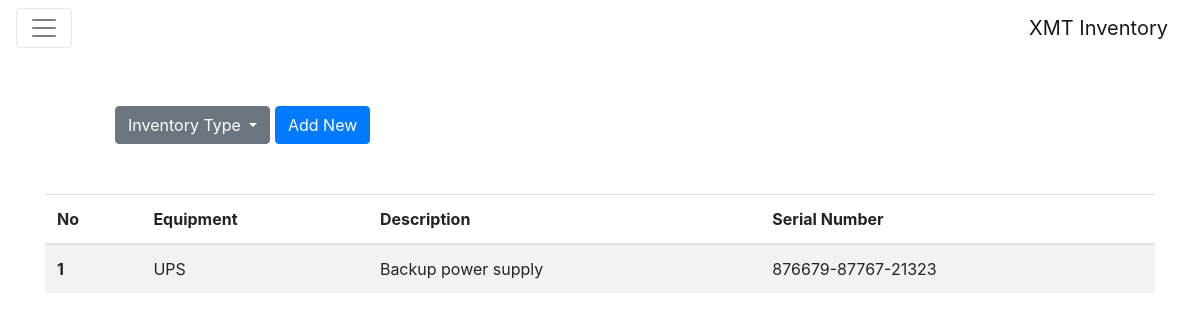
The app's page /inventory/dcasset/ with its own data.
### Inventory/models.py (models this page shows)
class DCAsset(models.Model):
    equipment = models.CharField(max_length=120)
    description = models.CharField(max_length=120)
    serialNumber = models.CharField(max_length=120)

### Inventory/views.py (the view)
def dcasset(request):
    template = loader.get_template('dcasset/dcasset.html')
    dcassets = DCAsset.objects.all()
    context = {
        'dcassets': dcassets,
    }
    return HttpResponse(template.render(context, request))

### Inventory/templates/dcasset/dcasset.html (shortened to what this page needs)
{% extends 'base.html' %}
{% block inventory %}
    <div class="row">
        <div class="col-10 offset-md-1">
          <div class="dropdown">
            <button class="btn btn-secondary dropdown-toggle" type="button" id="dropdownMenuButton" data-toggle="dropdown" aria-haspopup="true" aria-expanded="false" style="display: inline">
              Inventory Type
            </button>
            <a href="/inventory/dcasset/add"><button class="btn btn-primary">Add New</button></a>
          </div>
        </div>
    </div>
{% endblock %}
{% block body %}
  <div class="container" style="margin-top: 50px">
          <div class="row">
            <div class="col align-self-start">
              <table class="table table-striped table-fixed">
                <thead class="thead-inverse">
                  <tr>
                    <th>No</th>
                    <th>Equipment</th>
                    <th>Description</th>
                    <th>Serial Number</th>
                  </tr>
                </thead>
                <tbody>
                  {% for d in dcassets%}
                  <tr>
                    <th scope="row">{{ forloop.counter }}</th>
                    <td>{{ d.equipment }}</td>
                    <td>{{ d.description }}</td>
                      <td>{{ d.serialNumber }}</td>
                  </tr>
                  {% endfor %}
                </tbody>
              </table>
            </div>
          </div>
        </div>
{% endblock %}

### records on screen
DCAsset: equipment "UPS", description "Backup power supply", serialNumber "876679-87767-21323"
